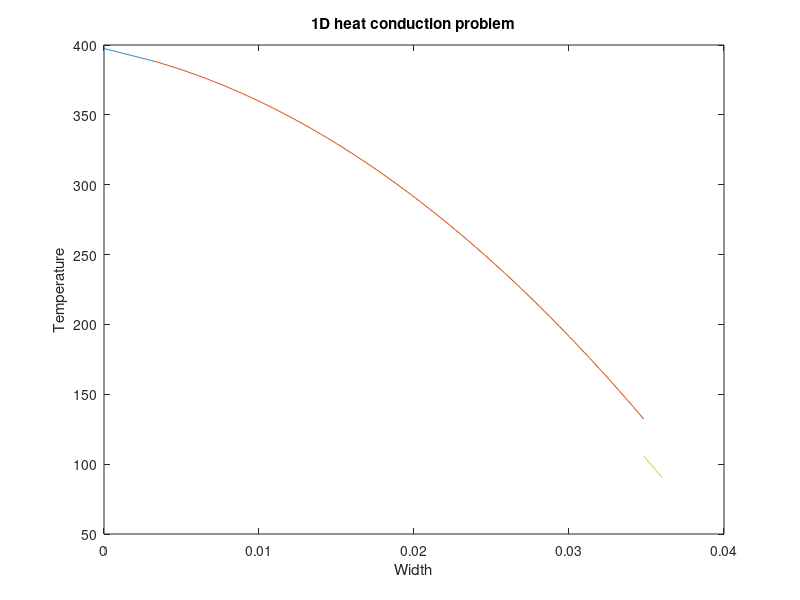

This chart was generated by the following MATLAB code:
function F=driver

% clear the console screen
clc; close all;clf
% load the data structure with info pertaining to the physical problem
global dat
dat.k{1}=@(x) 18;
dat.k{2}=@(x) 16;
dat.k{3}=@(x) 16;
dat.esrc=5000000;
dat.hgap=15764;
dat.hcv=20000;
dat.width=[0.003175 0.034823 0.036];
bc.left.type=1; %0=neumann, 1=robin, 2=dirichlet
bc.left.C=400; % (that data is C in: kdu/dn=C // u+k/hcv*du/dn =C // u=C)
bc.rite.type=1;
bc.rite.C=80;
dat.bc=bc; clear bc;

verif_hc_eq;

return
end

%%%%%%%%%%%%%%%%%%%%%%%%%%%%%%%%%%%%%
function verif_hc_eq
global dat

k1=dat.k{1}; 
k2=dat.k{2}; 
k3=dat.k{3}; 
src=dat.esrc;
hgap=dat.hgap; hcv=dat.hcv; L=dat.width; 

% general form of the solution:
% Zone 1 : T1 = B1*x + E1
% dT1/dx= B1
% Zone 2 : T2 = -q/(2*k2)*(x.^2) + B2*x + E2 = Y2*(x.^2) + B2*x + E2
% dT2/dx= -q/k2*x + B2 = Y1*x + B2
% Zone 3 : T3 = B3*x + E3
% dT3/dx= B3

% definition of 2 coefficients
Y1=-src/k2(0);
Y2=-src/(2*k2(0));

switch dat.bc.left.type
    case 0 % Neumann
        % k1*du1/dn=C on the left becomes: -k1*du1/dx=C 
        % <==> -k1*B1=C <==> B1=-C/k1
        mat(1,1:6) =[1,0,0,0,0,0];
        b(1) = -dat.bc.left.C / k1(0);
    case 1 % Robin
        % u1+k1/hcv*du1/dn =C on the left becomes: u1-k1/hcv*du1/dx =C
        % <==> -k1/hcv*B1+E1=C
        mat(1,1:6) =[-k1(0)/hcv,1,0,0,0,0];
        b(1) = dat.bc.left.C;
    case 2 % Dirichlet
        % u1=C <==> E1=C
        mat(1,1:6) =[0,1,0,0,0,0];
        b(1) = dat.bc.left.C;
end
switch dat.bc.rite.type
    case 0 % Neumann
        % k3*du3/dn=C on the right becomes: k3*du3/dx=C 
        % <==> k3*B3=C <==> B3=C/k3
        mat(6,1:6) =[0,0,0,0,1,0];
        b(6) = dat.bc.rite.C / k3(0);
    case 1 % Robin
        % u3+k3/hcv*du3/dn =C on the right becomes: u3+k3/hcv*du3/dx =C
        % <==> (L3+k3/hcv)B3+E3=C
        mat(6,1:6) =[0,0,0,0,L(3)+k3(0)/hcv,1];
        b(6) = dat.bc.rite.C;
    case 2 % Dirichlet
        % u3=C <==> B3*L+E3=C
        mat(6,1:6) =[0,0,0,0,L(3),1];
        b(6) = dat.bc.rite.C;
end

% fixed conditions
% continuity of T and flux between zone 1 and zone 2 (interface L1)
% T1(L1)=T2(L1) <==> B1*L1+E1=Y2*(L1^2)+B2*L1+E2
% <==> B1*L1+E1-B2*L1-E2=Y2*(L1^2)
mat(2,1:6) =[L(1),1,-L(1),-1,0,0];
b(2) =Y2*L(1)*L(1);
% phi1(L1)=phi2(L1) <==> k1*B1=k2*(Y1*L1+B2)
% <==> (k1/k2)*B1-B2=Y1*L1
mat(3,1:6) =[k1(0)/k2(0),0,-1,0,0,0];
b(3) =Y1*L(1);

% discontinuity of T between zone 2 and zone 3 (interface L2)
% T2(L2)=Y2*(L2^2)+B2*L2+E2
% T3(L2)=B3*L2+E3
% Tg=(T2(L2)+T3(L2))/2
% -k2*dT2/dx=hgap(T2(L2)-Tg)
% <==> -k2(-q/k2*L2+B2)=hgap(T2(L2)-T3(L2))/2
% <==> (2k2+L2*hgap)B2+hgap*E2-L2*hgap*B3-hgap*E3=-hgap*Y2*(L2^2)+2*q*L2
mat(4,1:6) =[0,0,2*k2(0)+L(2)*hgap,hgap,-L(2)*hgap,-hgap];
b(4) =-hgap*Y2*L(2)*L(2)+2*src*L(2);
% -k3*dT3/dx=hgap(Tg-T3(L2))
% <==> -k3*B3=hgap(T2(L2)-T3(L2))/2
% <==> L2*hgap*B2+hgap*E2+(2k3-L2*hgap)*B3-hgap*E3=-hgap*Y2*(L2^2)
mat(5,1:6) =[0,0,L(2)*hgap,hgap,2*k3(0)-L(2)*hgap,-hgap];
b(5) =-hgap*Y2*L(2)*L(2);

% get coefficient for the analytical solution
a=mat\b';
x1=linspace(0,L(1));
x2=linspace(L(1),L(2));
x3=linspace(L(2),L(3));
y1=a(1)*x1+a(2);
y2=Y2*(x2.^2)+a(3)*x2+a(4);
y3=a(5)*x3+a(6);

plot(x1,y1,x2,y2,x3,y3); hold all;
title('1D heat conduction problem')
xlabel('Width')
ylabel('Temperature')

return
end